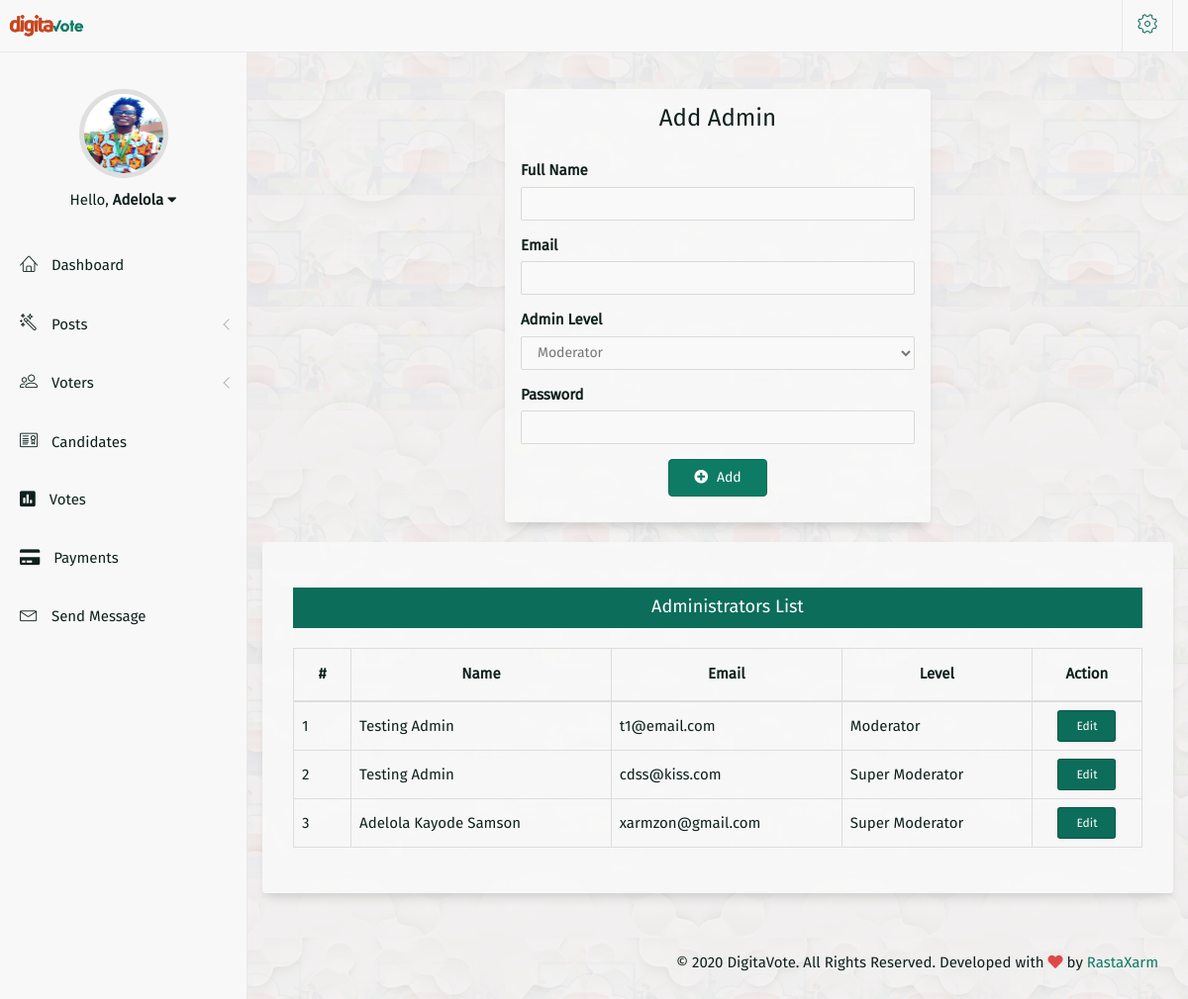
Page /dashboard/add/admin/ (signed in) on the committed database.
### digitavote/models.py (models this page shows, shortened)
class Admins(UserMixin, db.Model):
    __tablename__ = "admins"
    id = db.Column(db.Integer, primary_key=True)
    email = db.Column(db.String(100), nullable=False, unique=True)
    password_hash = db.Column(db.String(180))
    full_name = db.Column(db.String(100), default='Admin', nullable=True)
    phone = db.Column(db.String(20))
    dp_fname = db.Column(db.String(180))
    super_mod = db.Column(db.Boolean, default=False, nullable=False)
    @property
    def password(self):
        raise AttributeError("You can access this property")

### digitavote/dashboard/views.py (the view, shortened to what this page needs)
@dashboard_bp.route("/add/admin/",  methods=["GET", "POST"])
@login_required
@decorators.permissions_required("super")
def add_admin():
    form = AdminForm()
    data = Admins.query.order_by(desc(Admins.id)).all()
    s_btn = {"value":"Add",
                    "class_":"",
                    "icon":"fa fa-plus-circle",
                    }
    error_occurred = False
    if error_occurred:
        flash("One or more errors occurred while processing your form.", "error")
    return render_template("dashboard/admin_add_list.html",
                            title="Add Admin",
                            form=form,
                            data=data,
                            s_btn=s_btn,
                            )

### digitavote/forms.py
class AdminForm(DataForm):
    admin_level = SelectField("Admin Level", coerce=int, choices=[(0, "Moderator"), (1, "Super Moderator")], default=0)
    password = PasswordField("Password", validators=[DataRequired(), Length(min=3, max=32)])
    def __init__(self, *args, **kwargs):
        super().__init__(*args, **kwargs)
        del self.id, self.level, self.phone

### run.py (called while the page is built)
@login_manager.user_loader
def load_user(user_id):
    if not request.url == url_for("vote.vote_summary", _external=True):
        session.pop("vote_completed", None)
    if 'admin' in session and session["admin"] == True:
        return Admins.query.get(int(user_id))
    elif 'candidate' in session and session["candidate"] == True:
        return Candidates.query.get(int(user_id))
    else:
        return Voters.query.get(int(user_id))

### digitavote/templates/dashboard/admin_add_list.html (shortened to what this page needs)
{% extends 'dashboard_base.html' %}
{% from '_helpers.html' import render_form %}
{% block styles %}
{{super()}}
{% endblock styles %}
{% block main_content -%}
<div class="row">
    <div class="col-md-6 col-md-offset-3 col-sm-6 col-sm-offset-3">
        <div class="panel">
            <div class="panel-body">
                <div class="section-heading text-center">
                    <h1 class="page-title">{{title}}</h1>
                </div>
                <p>{{render_form(form, s_btn=s_btn)}}</p>
            </div>
        </div>
    </div>
</div>
{% if data %}
<div class="row">
    <div class="panel">
        <div class="panel-body">
            <div class="panel-content">
                <h1 class="heading  text-center bg-primary" style="padding-top: 10px">Administrators List</h1>
                    <div class="table-responsive">
                        <table id="list-table" data-toggle="table" class="">
                            <thead>
                                <tr>
                                <th>#</th>
                                <th>Name</th>
                                <th>Email</th>
                                <th>Level</th>
                                <th>Action</th>
                                </tr>
                            </thead>
                            <tbody>
                                {% for list_ in data %}
                                <tr>
                                <th>{{loop.index}}</th>
                                <td>{{list_.full_name}}</td>
                                <td>{{list_.email}}</td>
                                <td>
                                {% if list_.super_mod %}
                                    {{'Super Moderator'}}
                                {% else %}
                                    {{'Moderator'}}
                                {% endif %}
                                </td>
                                <td>
                                    <div class="text-center">
                                        <a href="{{url_for('dashboard.edit_admin', id=list_.id)}}" class="btn btn-digitavote btn-sm">Edit</a>
                                    </div>
                                </td>
                                </tr>
                                {% endfor %}
                            </tbody>
                        </table>
                    </div>
            </div>
        </div>
    </div>
</div>
{% endif %}
{%- endblock  main_content %}

### digitavote/templates/dashboard_base.html (shortened to what this page needs)
{% extends 'base.html' %}
{% from '_helpers.html' import toastr_flash_message%}
{% block styles -%}
    <link href="{{ url_for('static', filename='css/dash/bootstrap.min.css') }}" rel="stylesheet" />
    <link href="{{ url_for('static', filename='css/font-awesome.min.css') }}" rel="stylesheet" />
    <link href="{{ url_for('static', filename='css/linearicons/style.css') }}" rel="stylesheet" />
    <link href="{{ url_for('static', filename='css/metisMenu.css') }}" rel="stylesheet" />
    <link href="{{ url_for('static', filename='css/bootstrap-progressbar-3.3.4.min.css') }}" rel="stylesheet" />
    <link href="{{ url_for('static', filename='css/toastr.min.css') }}" rel="stylesheet" />
    <link href="{{ url_for('static', filename='css/bootstrap-table.min.css') }}" rel="stylesheet" />
    <link href="{{ url_for('static', filename='css/main.min.css') }}" rel="stylesheet" />
    <link href="{{ url_for('static', filename='css/datatables.min.css') }}" rel="stylesheet" />
    <link href="{{ url_for('static', filename='css/digitavote_dash.css') }}" rel="stylesheet" />
{%- endblock styles %}
{% set body_image = url_for('static', filename="img/bkg.png") %}
{% block body_atrribs -%}
style="background: url('{{ body_image }}');
height=100vh;"
{%- endblock body_atrribs %}
{% block body %}
<div id="wrapper">
<nav class="navbar navbar-default navbar-fixed-top">
	<div class="container-fluid">
		<div class="navbar-brand">
		    <a href="{{url_for('main.index')}}"><img src="{{url_for('static', filename='img/digitavote-logo.png')}}" alt="DigitaVote" class="img-responsive logo" height="30",  width="93"/></a>
		</div>
        <div class="navbar-right">
			<div id="navbar-menu">
				<ul class="nav navbar-nav">
                    <li class="dropdown">
						<a href="#" class="dropdown-toggle icon-menu" data-toggle="dropdown">
							<i class="lnr lnr-cog"></i>
						</a>
					</li>
				</ul>
			</div>
		</div>
	</div>
</nav>
<div id="left-sidebar" class="sidebar">
	<div class="sidebar-scroll">
		<div class="user-account">
			{% set user = current_user %}
			<img src="{% if user.dp_fname %}{{url_for('static', filename='photo/'+user.dp_fname)}}{% else %}{{url_for('static', filename='photo/default_dp.png')}}{% endif %}" class="img-circle user-photo" alt="Display Picture" height="90" width="90">
			<div class="dropdown">
				<a href="javascript:;" class="dropdown-toggle user-name" data-toggle="dropdown">Hello, <strong>{% if user.full_name %}{{current_user.full_name.split()[0]}}{% else %}Admin{% endif %}</strong> <i class="fa fa-caret-down"></i></a>
			</div>
		</div>
		<nav id="left-sidebar-nav" class="sidebar-nav">
		    <ul id="main-menu" class="metismenu">
				<li class="{% block active_dashboard -%}{%- endblock active_dashboard %}"><a href="{{url_for('dashboard.dashboard')}}"><i class="lnr lnr-home"></i> <span>Dashboard</span></a></li>
				<li class="{% block active_posts -%}{%- endblock active_posts %}">
					<a href="javascript:;" class="has-arrow" aria-expanded="false"><i class="lnr lnr-magic-wand"></i> <span>Posts</span></a>
				</li>
				<li class="{% block active_voters -%}{%- endblock active_voters %}">
					<a href="javascript:;" class="has-arrow" aria-expanded="false"><i class="lnr lnr-users"></i> <span>Voters</span></a>
				</li>
			    <li id="list-candidates" class="{% block active_candidates -%}
                {%- endblock active_candidates %}"><a href="{{url_for('dashboard.list_candidates')}}"><i class="lnr lnr-license"></i> <span>Candidates</span> </a>
				</li>
			    <li id="list-votes" class="{% block active_votes -%}
                {%- endblock active_votes %}"><a href="{{url_for('dashboard.list_votes')}}"><i class="fa fa-poll"></i> <span>Votes</span> </a>
				</li>
			    <li class="{% block active_payments -%}
                {%- endblock active_payments %}"><a href="javascript:;"><i class="fa fa-credit-card"></i> <span>Payments</span> </a>
				</li>
			    <li class="{% block active_message -%}
                {%- endblock active_message %}"><a href="javascript:;"><i class="lnr lnr-envelope"></i> <span>Send Message</span> </a>
				</li>
		    </ul>
		</nav>
	</div>
</div>
<div id="main-content">
	<div class="container-fluid">
	   {% block main_content %}
       {% endblock  main_content %}
	</div>
</div>
	<footer>
		<p class="fixed-bottom">
        &copy;
        DigitaVote. All Rights Reserved. Developed with <i class="fa fa-heart text-danger"></i> by
                <a href="https://www.twitter.com/rastaxarm" target="blank" class="text-primary">RastaXarm</a>
        </p>
	</footer>
</div>
{% endblock body %}

### digitavote/static/css/metisMenu.css (style rules this page uses)
.metismenu .has-arrow { position: relative; }
.metismenu .has-arrow::after { position: absolute; content: ''; width: .5em; height: .5em; border-width: 1px 0 0 1px; border-style: solid; border-color: initial; right: 1em; -webkit-transform: rotate(-45deg) translate(0, -50%); -ms-transform: rotate(-45deg) translate(0, -50%); -o-transform: rotate(-45deg) translate(0, -50%); transform: rotate(-45deg) translate(0, -50%); -webkit-transform-origin: top; -ms-transform-origin: top; -o-transform-origin: top; transform-origin: top; top: 50%; -webkit-transition: all .3s ease-out; -o-transition: all .3s ease-out; transition: all .3s ease-out; }

### digitavote/static/css/digitavote_dash.css (style rules this page uses)
.navbar-brand { padding: 2px 2px; }
.panel { background-color: rgba(249, 249, 249, 0.91); box-shadow: 0px 8px 10px -4px rgba(0, 0, 0, 0.15); }
.panel-content .heading { border-bottom: 1px solid rgba(12, 109, 90, 0.93); }
.bg-primary { background-color: #0C6D5A; }
#main-content { min-height: 95vh; }
.navbar-default .navbar-nav > li > a { color: #0C6D5A; }
.btn-digitavote { color: #fff; background-color: #0C6D5A; border-color: rgba(6, 54, 45, 0.397); }

### rows in the picture
Admins: dp_fname (picture), full_name "Adelola", full_name "Adelola Kayode Samson", email "xarmzon@gmail.com", value "Super Moderator"
Admins: full_name "Testing Admin", email "t1@email.com", value "Moderator"
Admins: full_name "Testing Admin", email "cdss@kiss.com", value "Super Moderator"

### other values in the picture
{{ title }} "Add Admin"
{{ field.label }} "Full Name" "Email" "Admin Level" "Password"
{{ s_btn.pop('value', 'Submit') }} "Add"
